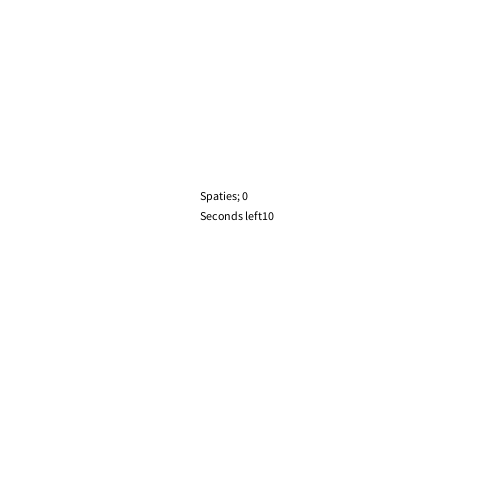
Frame 1 (no input)
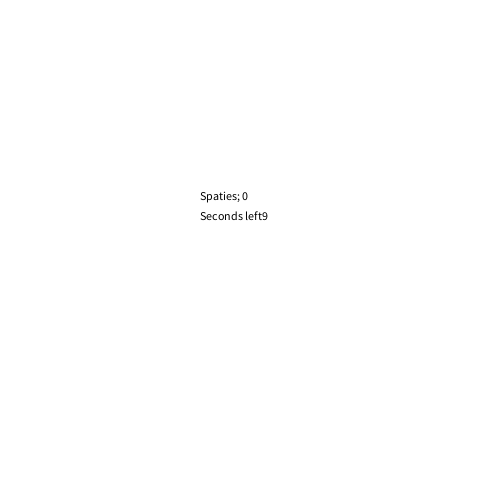
Frame 60 (the mouse pressed at the canvas centre just before this capture)
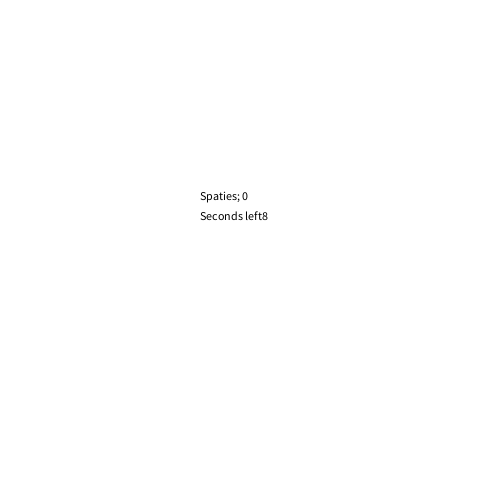
Frame 120 (the mouse held since frame 60 and released just before this capture)

The Processing sketch that drew these frames (run headless with seeded random() and noise(); from frame 60 on, the mouse is pressed at the canvas centre):

// Processing sketch: H12_2
// ── H12_2.pde
int seconden;
int leftAmount;
int aantalSpaties;
boolean racing = true;

void setup(){
  size(500,500);
}

void draw(){
  background(255,255,255);
  
  seconden = millis()/1000 ;
  leftAmount = 10 - seconden;
  if(seconden >=10){
    racing = false;
  }
  
  
  fill(0,0,0);
  text("Spaties; " + aantalSpaties, 200,200);
  text("Seconds left" + leftAmount, 200,220);
}
void keyReleased(){
  if(keyCode == 32 && racing){
    aantalSpaties++;
  }
}
